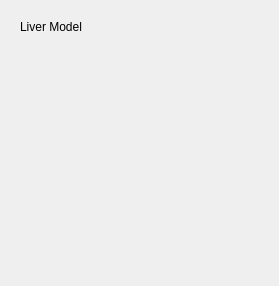
<?xml version="1.0" encoding="UTF-8"?>
<ui version="4.0">
 <class>Liver</class>
 <widget class="qMRMLWidget" name="Liver">
  <property name="geometry">
   <rect>
    <x>0</x>
    <y>0</y>
    <width>279</width>
    <height>286</height>
   </rect>
  </property>
  <layout class="QVBoxLayout" name="verticalLayout">
   <item>
    <widget class="ctkCollapsibleButton" name="inputsCollapsibleButton" native="true">
     <property name="text" stdset="0">
      <string>Inputs</string>
     </property>
     <layout class="QFormLayout" name="formLayout_2">
      <item row="0" column="0">
       <widget class="QLabel" name="label">
        <property name="text">
         <string>Liver Model</string>
        </property>
       </widget>
      </item>
      <item row="0" column="1">
       <widget class="qMRMLNodeComboBox" name="inputSelector" native="true">
        <property name="toolTip">
         <string>Pick the input to the algorithm.</string>
        </property>
        <property name="nodeTypes" stdset="0">
         <stringlist>
          <string>vtkMRMLModelNode</string>
         </stringlist>
        </property>
        <property name="showChildNodeTypes" stdset="0">
         <bool>false</bool>
        </property>
        <property name="addEnabled" stdset="0">
         <bool>false</bool>
        </property>
        <property name="removeEnabled" stdset="0">
         <bool>false</bool>
        </property>
       </widget>
      </item>
     </layout>
    </widget>
   </item>
   <item>
    <spacer name="verticalSpacer">
     <property name="orientation">
      <enum>Qt::Vertical</enum>
     </property>
     <property name="sizeHint" stdset="0">
      <size>
       <width>20</width>
       <height>40</height>
      </size>
     </property>
    </spacer>
   </item>
  </layout>
 </widget>
 <customwidgets>
  <customwidget>
   <class>ctkCollapsibleButton</class>
   <extends>QWidget</extends>
   <header>ctkCollapsibleButton.h</header>
   <container>1</container>
  </customwidget>
  <customwidget>
   <class>qMRMLNodeComboBox</class>
   <extends>QWidget</extends>
   <header>qMRMLNodeComboBox.h</header>
  </customwidget>
  <customwidget>
   <class>qMRMLWidget</class>
   <extends>QWidget</extends>
   <header>qMRMLWidget.h</header>
   <container>1</container>
  </customwidget>
 </customwidgets>
 <resources/>
 <connections>
  <connection>
   <sender>Liver</sender>
   <signal>mrmlSceneChanged(vtkMRMLScene*)</signal>
   <receiver>inputSelector</receiver>
   <slot>setMRMLScene(vtkMRMLScene*)</slot>
   <hints>
    <hint type="sourcelabel">
     <x>122</x>
     <y>132</y>
    </hint>
    <hint type="destinationlabel">
     <x>248</x>
     <y>61</y>
    </hint>
   </hints>
  </connection>
 </connections>
</ui>
